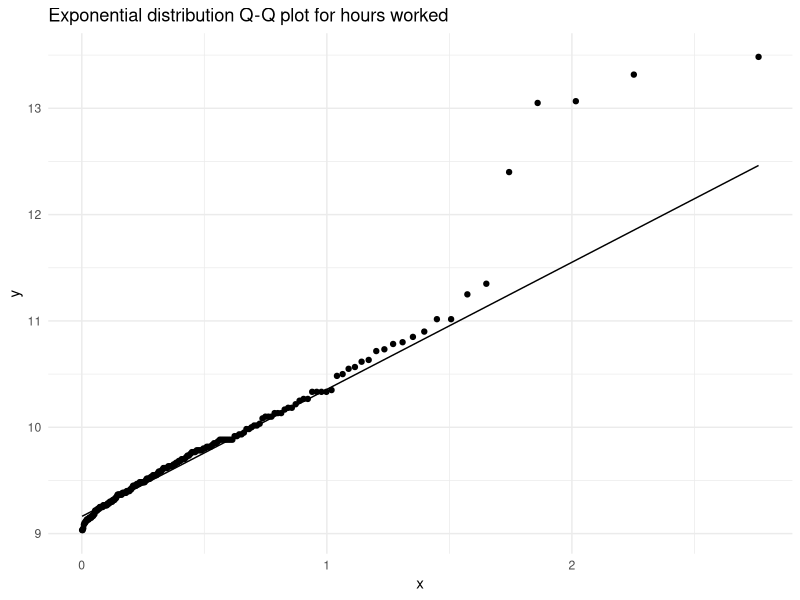
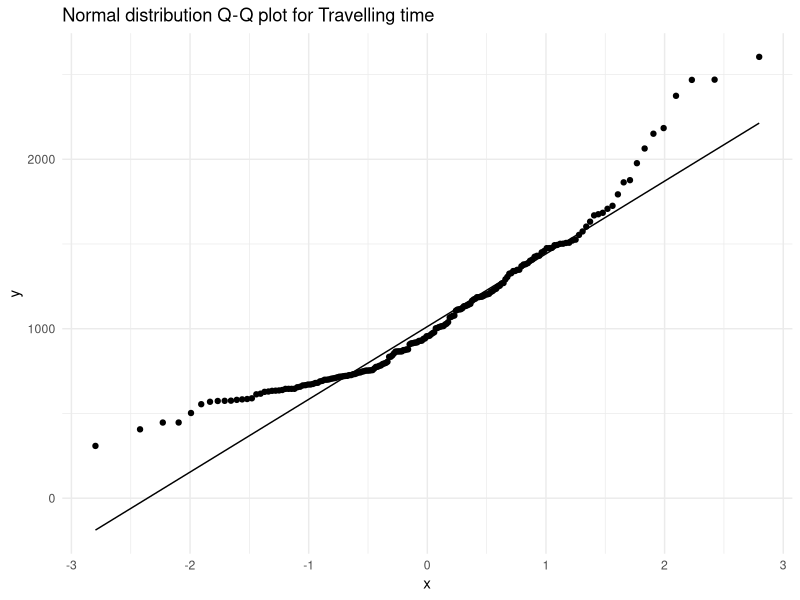
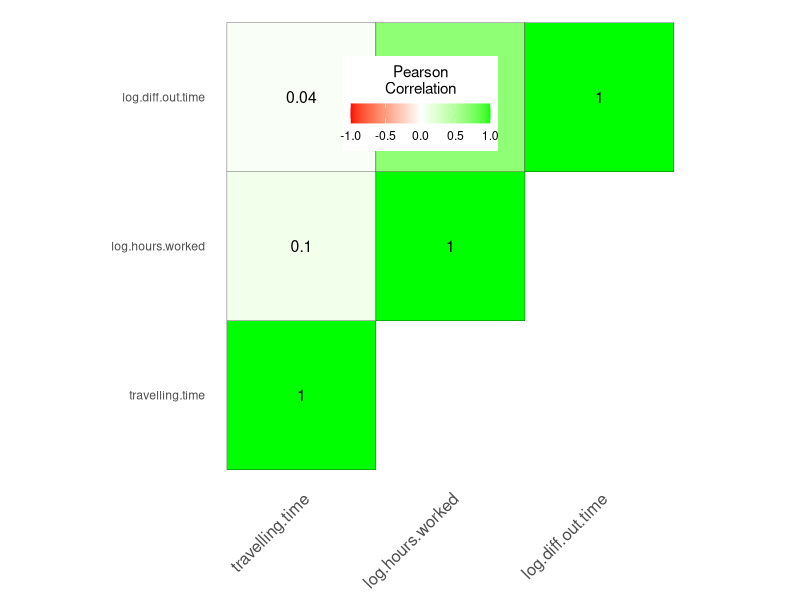
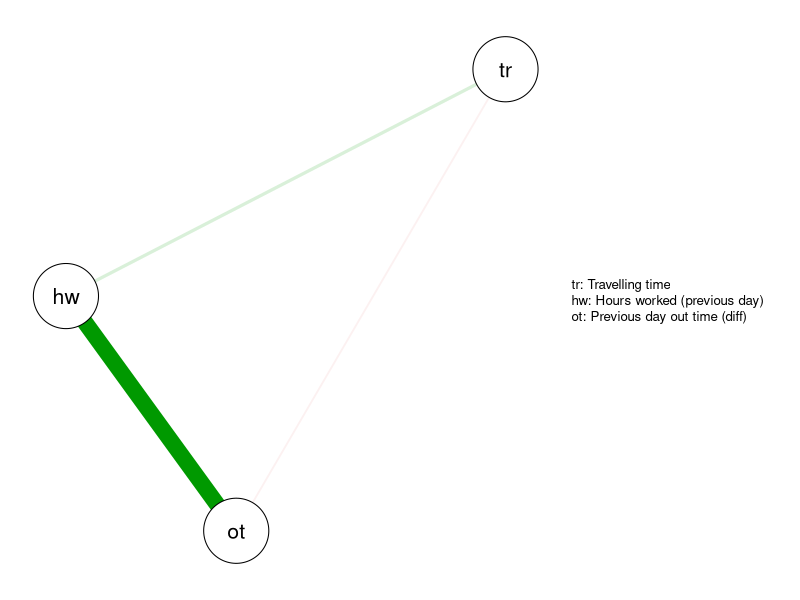

Source code (R) for these figures, in order:
## ---- chunk 1
knitr::opts_chunk$set(
	echo = TRUE,
	message = FALSE,
	warning = FALSE
)
library(dplyr)
library(lubridate)
library(reshape)
library(ggplot2)
library(MASS)
library(kableExtra)
set.seed(0512)
travel <- read.csv('travel.csv') %>% filter(hours.worked > 9)
## ---- chunk 2
travel$home.addr <-  ''
travel$home.addr[as.Date(travel$date) < dmy('01-10-2018')] <- 'Old House'
travel$home.addr[as.Date(travel$date) > dmy('01-10-2018')] <- 'New House'
kable(dplyr::sample_n(travel %>% dplyr::select(diff.in.time, date, main_activity, hours.worked,
                                         travelling.time, home.addr, diff.out.time), 5),
      caption = 'Sample Data') %>% 
  kable_styling(full_width = F) %>%
  collapse_rows(columns = 1:2, valign = "middle")
## ---- chunk 3
params <- as.list(fitdistr(rexp(nrow(travel), rate = 2), "exponential")$estimate)
ggplot(travel,aes(sample = hours.worked)) +
  stat_qq(distribution = qexp, dparams = params) + 
  stat_qq_line(distribution = qexp, dparams = params) +
  ggtitle("Exponential distribution Q-Q plot for hours worked") +
  theme_minimal()
## ---- chunk 4
ggplot(travel,aes(sample = travelling.time)) +
  stat_qq() + stat_qq_line() +
  ggtitle("Normal distribution Q-Q plot for Travelling time") +
  theme_minimal()
## ---- chunk 5
corr_matrix_plotting_fxn <- function(df){
  library(reshape)
  library(ggplot2)
  
  # Making a correlation matrix
  cormat <- round(cor(df), 2)
  
  # Getting the upper triangular matrix
  cormat[upper.tri(cormat)]<- NA
  
  # Melt the correlation data and drop the rows with NA values
  melted_cormat <- reshape::melt(cormat, na.rm = TRUE)
  colnames(melted_cormat) <- c('Var1', 'Var2', 'value')
  melted_cormat <- melted_cormat %>% filter(!is.na(value))
  
  # Plot the corelation matrix
  ggheatmap <- ggplot(melted_cormat, aes(Var2, Var1, fill = value))+
  geom_tile(color = "black")+
  scale_fill_gradient2(low = "red", high = "green", mid = "white", 
                       midpoint = 0, limit = c(-1,1), space = "Lab", 
                       name="Pearson\nCorrelation") +
  # theme_minimal()+ # minimal theme
  theme(axis.text.x = element_text(angle = 45, vjust = 1, size = 12, hjust = 1))+
  coord_fixed() + 
  geom_text(aes(Var2, Var1, label = value), color = "black", size = 4) +
  theme(
    axis.title.x = element_blank(),
    axis.title.y = element_blank(),
    panel.grid.major = element_blank(),
    panel.border = element_blank(),
    panel.background = element_blank(),
    axis.ticks = element_blank(),
    legend.justification = c(1, 0),
    legend.position = c(0.6, 0.7),
    legend.direction = "horizontal")+
  guides(fill = guide_colorbar(barwidth = 7, barheight = 1,
                               title.position = "top", title.hjust = 0.5))
  print(ggheatmap)
  
}
## ---- chunk 6
# Selecting necessary columns after converting to linear data sets
corr.variables <- travel %>%
  filter(diff.out.time > -15) %>% 
  mutate(log.hours.worked = log(hours.worked),
         log.diff.out.time = log(diff.out.time + 15)) %>% 
  dplyr::select(travelling.time, log.hours.worked, log.diff.out.time)

# Plotting the matrix
corr_matrix_plotting_fxn(corr.variables)
## ---- chunk 7
library("qgraph")

# Legend
Names <- c('Travelling time', 'Hours worked (previous day)', 'Previous day out time (diff)')

# Renaming variables (not necessary)
colnames(corr.variables) <- c('tr', 'hw', 'ot')

cormat <- round(cor(corr.variables), 2)
qgraph(cormat, graph = "pcor", layout = "spring", nodeNames = Names, legend.cex = 0.4)
